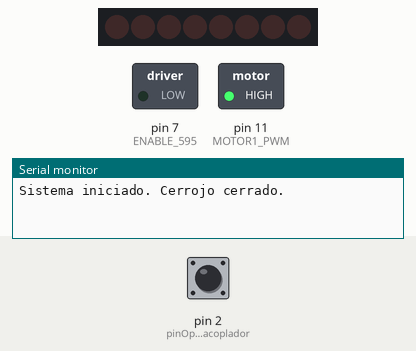
The sketch below on a simulated Arduino Uno, built with avr-gcc and run on an emulated ATmega328P. Shown: 8 shift-register outputs drawn as a row of LEDs (first output left, lit = HIGH), switched loads named in the sketch (green lamp = pin HIGH), the last lines printed to the serial monitor. Wiring (inferred from the names in the program): shift register (74HC595): data pin 8; shift clock pin 4; latch pin 12. Wiring (inferred from the signals the program sends): row of LEDs: on Q0, Q1, Q2, Q3, Q4, Q5, Q6, Q7. The inputs (shaded band) are chosen by the test bench; at power-on: pin 2 (pinOptoacoplador) HIGH. Pins used as bus, display or sensor lines are not drawn.

Above: at 1.2 s.
1.3 s: pin 2 (pinOptoacoplador) pulled LOW for 0.15 s
At 1.45 s:
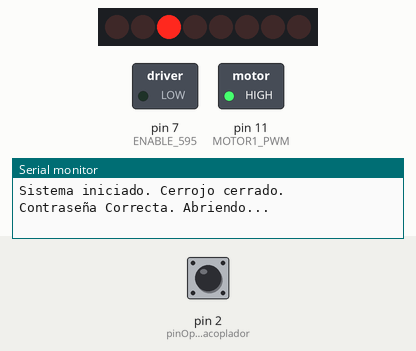
3.4 s: pin 2 (pinOptoacoplador) pulled LOW for 1 s
At 4.55 s:
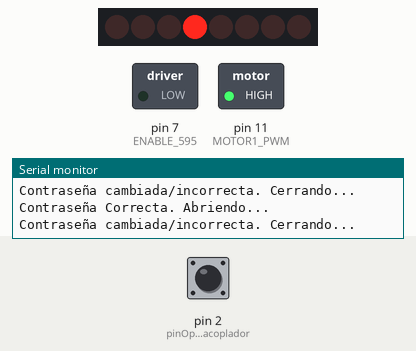
5.9 s: pin 2 (pinOptoacoplador) pulled LOW for 3.2 s
At 7.0 s:
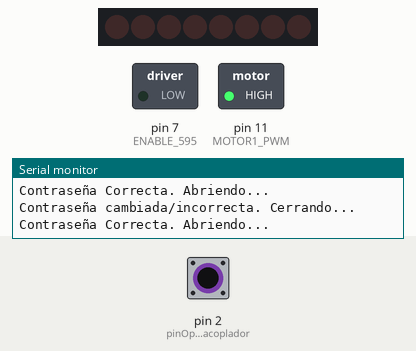
Timing chart, 0 to 10.9 s (numbered marks = the images above; inputs shaded):
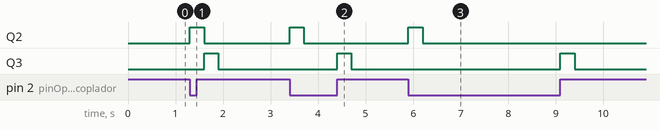

Measured:
- after the input at 1.3 s, Q2: LOW → HIGH at once, → LOW 0.30 s later; Q3: LOW → HIGH after 0.30 s, → LOW 0.30 s later
- after the input at 3.4 s, Q2: LOW → HIGH at once, → LOW 0.30 s later; Q3: LOW → HIGH after 1.0 s, → LOW 0.30 s later
- after the input at 5.9 s, Q2: LOW → HIGH at once, → LOW 0.30 s later; Q3: LOW → HIGH after 3.2 s, → LOW 0.30 s later

The sketch:

funda.ino
```cpp
// --- PINES DEL SHIELD HW-130 ---
int ENABLE_595 = 7;   // Habilitación de salidas (OE#)
int MOTORCLK   = 4;   // Reloj (CLK)
int MOTORDATA  = 8;   // Datos (SER)
int MOTORLATCH = 12;  // Latch (RCLK)
int MOTOR1_PWM = 11;  // Velocidad de Motor 1 (PWM)

// --- PIN DE ENTRADA LÓGICA ---
int pinOptoacoplador = 2; // Pin que viene de tu circuito/optoacoplador

// Tiempo de movimiento para el cerrojo (Ajusta los milisegundos aquí)
int tiempoMovimiento = 300;

bool cerrojoAbierto = false;

// Función para enviar comandos al chip 74HC595 del HW-130
void enviarComandoMotor(byte comando) {
  digitalWrite(MOTORLATCH, LOW);
  shiftOut(MOTORDATA, MOTORCLK, MSBFIRST, comando);
  digitalWrite(MOTORLATCH, HIGH);
}

void abrirCerrojo() {
  enviarComandoMotor(0b00000100); // Sentido 1
}

void cerrarCerrojo() {
  enviarComandoMotor(0b00001000); // Sentido 2 (Inverso)
}

void detenerMotor() {
  enviarComandoMotor(0b00000000); // Apagar motor
}

void setup() {
  // Configuración de pines del HW-130
  pinMode(ENABLE_595, OUTPUT);
  pinMode(MOTORCLK, OUTPUT);
  pinMode(MOTORDATA, OUTPUT);
  pinMode(MOTORLATCH, OUTPUT);
  pinMode(MOTOR1_PWM, OUTPUT);

  // Despertar el chip del shield
  digitalWrite(ENABLE_595, LOW);
  analogWrite(MOTOR1_PWM, 255); // Fuerza máxima

  // Entrada de la contraseña
  pinMode(pinOptoacoplador, INPUT_PULLUP);

  detenerMotor();

  Serial.begin(9600);
  Serial.println("Sistema iniciado. Cerrojo cerrado.");
}

void loop() {
  int estadoContrasena = digitalRead(pinOptoacoplador);

  if (estadoContrasena == LOW && cerrojoAbierto == false) {
    Serial.println("Contraseña Correcta. Abriendo...");

    abrirCerrojo();
    delay(tiempoMovimiento);
    detenerMotor();

    cerrojoAbierto = true;
  }
  else if (estadoContrasena == HIGH && cerrojoAbierto == true) {
    Serial.println("Contraseña cambiada/incorrecta. Cerrando...");

    cerrarCerrojo();
    delay(tiempoMovimiento);
    detenerMotor();

    cerrojoAbierto = false;
  }
}
```
